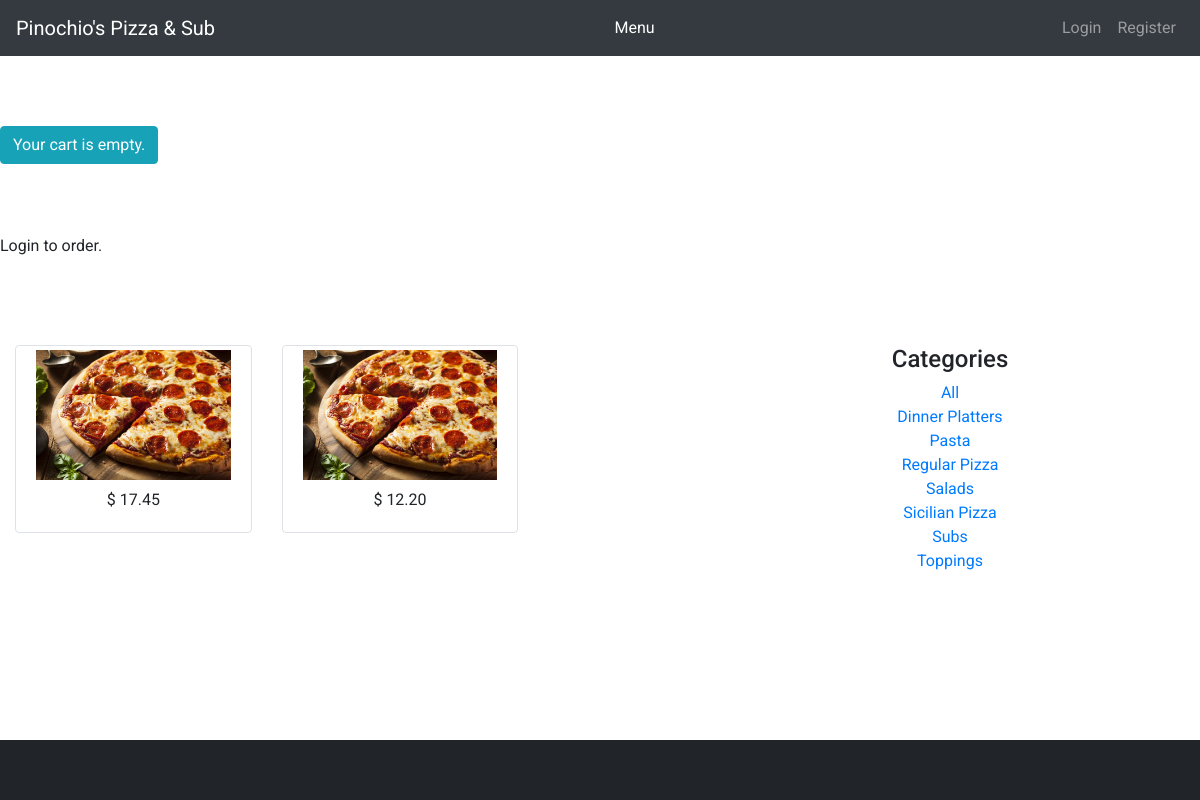
The page / on the database its author committed.
### orders/models.py (models this page shows, shortened)
class Product(models.Model):
    category = models.ForeignKey(Category, related_name="products", on_delete=models.CASCADE)
    name = models.CharField(max_length=100, db_index=True)
    slug = models.SlugField(max_length=100, db_index=True)
    description = models.TextField(blank=True)
    price = models.DecimalField(max_digits=10, decimal_places=2, null=True, blank=True)
    available = models.BooleanField(default=True)
    stock = models.PositiveIntegerField()
    created_at = models.DateTimeField(auto_now_add=True)
    updated_at = models.DateTimeField(auto_now=True)
    image = models.ImageField(upload_to=f"products/{slug}", blank=True)
    class Meta:
        ordering = ('name',)
        index_together = (('id', "slug"),)
    def get_absolute_url(self):
        return reverse('product_detail', args=[self.id, self.slug])

class Category(models.Model):
    name = models.CharField(max_length=150, db_index=True, default="None")
    slug = models.SlugField(max_length=150, unique=True, db_index=True)
    created_at = models.DateTimeField(auto_now_add=True)
    updated_at = models.DateTimeField(auto_now=True)
    class Meta:
        ordering = ('name',)
        verbose_name = 'category'
        verbose_name_plural = 'categories'
    def get_absolute_url(self):
        return reverse('product_list_by_category', args=[self.slug])

### orders/views.py (the view)
# urls.py: url(r'^$', views.product_list, name='product_list'),
def product_list(request, category_slug=None):
    category = None
    categories = Category.objects.all()
    products = Product.objects.filter(available=True)
    if category_slug:
        category = get_object_or_404(Category, slug=category_slug)
        products = Product.objects.filter(category=category)
    context = {
        "category": category,
        "categories": categories,
        "products": products
    }
    return render(request, "product/list.html", context)

### cart/cart.py (called while the page is built)
    def __len__(self):
        return sum(item["quantity"] for item in self.cart.values())

### cart/context_processors.py (called while the page is built)
def cart(request):
    return {"cart": Cart(request)}

### orders/templates/product/list.html (shortened to what this page needs)
{% extends "layout.html" %}
{% load static %}
{% block content %}
    <div class="row" style="margin-top: 6%">
        {% if user.is_authenticated %}
            <p>Welcome, {{ user.get_username }}. Thanks for logging in.</p>
        {% else %}
            <p>Login to order.</p>
        {% endif %}
    </div>
    <div class="row" style="margin-top: 6%">
        <div class="col-sm-8 blog-main">
            <div class="blog-post">
                <div class="row">
                    {% for p in products %}
                        <div class="col-md-4">
                            <div class="img-thumbnail">
                                <a href="{{ p.get_absolute_url }}">
                                    <img src="{% if p.image %} {{ p.image.url }} {% else %} {% static 'img/default.jpg' %} {% endif %}"
                                         alt="..." style="height: 130px; width: auto">
                                </a>
                                <div class="caption">
                                    <p class="text-center">
                                        $ {{ p.price }}
                                    </p>
                                </div>
                            </div>
                        </div>
                    {% endfor %}
                </div>
            </div>
        </div>
        <div class="col-sm-3 col-sm-offset-1 blog-sidebar">
            <div class="sidebar-module">
                <h4>Categories</h4>
                <ol class="list-unstyled">
                    <li {% if not category %} class="active" {% endif %}>
                        <a href="{% url "product_list" %}">All</a>
                    </li>
                    {% for c in categories %}
                        <li {% if category.slug == c.slug %} class="active" {% endif %}>
                            <a href="{{ c.get_absolute_url }}">{{ c.name }}</a>
                        </li>
                    {% endfor %}
                </ol>
            </div>
        </div>
    </div>
{% endblock %}

### orders/templates/css/styles.css (style rules this page uses)
body { font-family: 'Roboto', sans-serif; }

### rows shown on the page
Product: price "17.45"
Product: price "12.20"
Category: name "Dinner Platters"
Category: name "Pasta"
Category: name "Regular Pizza"
Category: name "Salads"
Category: name "Sicilian Pizza"
Category: name "Subs"
Category: name "Toppings"
